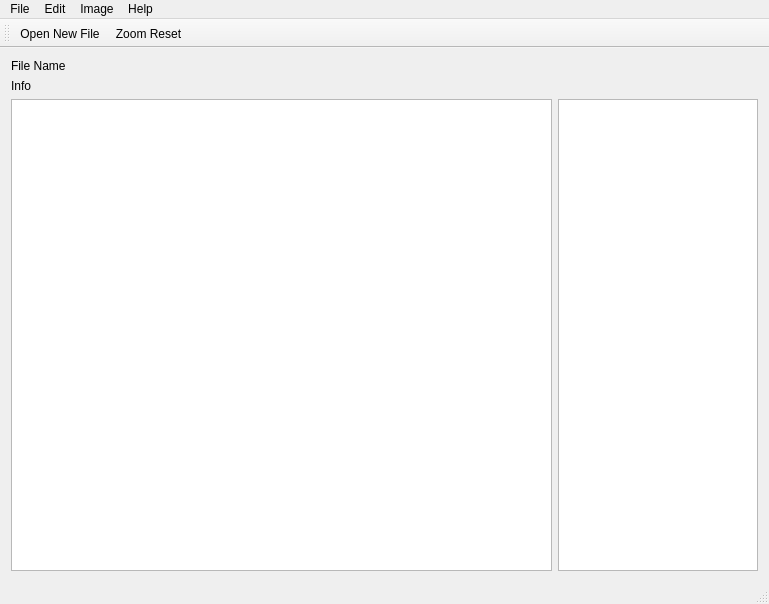
<?xml version="1.0" encoding="UTF-8"?>
<ui version="4.0">
 <class>MainWindow</class>
 <widget class="QMainWindow" name="MainWindow">
  <property name="geometry">
   <rect>
    <x>0</x>
    <y>0</y>
    <width>769</width>
    <height>604</height>
   </rect>
  </property>
  <property name="windowTitle">
   <string>MainWindow</string>
  </property>
  <widget class="QWidget" name="centralWidget">
   <layout class="QVBoxLayout" name="verticalLayout">
    <item>
     <widget class="QLabel" name="lblFileName">
      <property name="text">
       <string>File Name</string>
      </property>
     </widget>
    </item>
    <item>
     <widget class="QLabel" name="lblFileInfo">
      <property name="text">
       <string>Info</string>
      </property>
     </widget>
    </item>
    <item>
     <layout class="QHBoxLayout" name="horizontalLayout">
      <item>
       <widget class="CZoomGraphicsView" name="graphicsView"/>
      </item>
      <item>
       <widget class="QTextBrowser" name="textBrowser">
        <property name="sizePolicy">
         <sizepolicy hsizetype="Fixed" vsizetype="Expanding">
          <horstretch>0</horstretch>
          <verstretch>0</verstretch>
         </sizepolicy>
        </property>
        <property name="maximumSize">
         <size>
          <width>200</width>
          <height>16777215</height>
         </size>
        </property>
       </widget>
      </item>
     </layout>
    </item>
   </layout>
  </widget>
  <widget class="QMenuBar" name="menuBar">
   <property name="geometry">
    <rect>
     <x>0</x>
     <y>0</y>
     <width>769</width>
     <height>20</height>
    </rect>
   </property>
   <property name="autoFillBackground">
    <bool>false</bool>
   </property>
   <widget class="QMenu" name="menuFile">
    <property name="title">
     <string>File</string>
    </property>
    <addaction name="actionOpen_New_Image"/>
    <addaction name="separator"/>
    <addaction name="actionExit"/>
   </widget>
   <widget class="QMenu" name="menuEdit">
    <property name="title">
     <string>Edit</string>
    </property>
    <addaction name="actionCopy"/>
    <addaction name="actionCut"/>
    <addaction name="actionPaste"/>
   </widget>
   <widget class="QMenu" name="menuHelp">
    <property name="title">
     <string>Help</string>
    </property>
    <addaction name="actionAbout"/>
   </widget>
   <widget class="QMenu" name="menuImage">
    <property name="title">
     <string>Image</string>
    </property>
    <addaction name="actionZoom_Reset"/>
   </widget>
   <addaction name="menuFile"/>
   <addaction name="menuEdit"/>
   <addaction name="menuImage"/>
   <addaction name="menuHelp"/>
  </widget>
  <widget class="QToolBar" name="mainToolBar">
   <attribute name="toolBarArea">
    <enum>TopToolBarArea</enum>
   </attribute>
   <attribute name="toolBarBreak">
    <bool>false</bool>
   </attribute>
   <addaction name="actionOpen_New_Image"/>
   <addaction name="actionZoom_Reset"/>
  </widget>
  <widget class="QStatusBar" name="statusBar"/>
  <action name="actionOpen_New_Image">
   <property name="text">
    <string>Open New File</string>
   </property>
   <property name="toolTip">
    <string> Open New File</string>
   </property>
   <property name="shortcut">
    <string>Alt+O</string>
   </property>
  </action>
  <action name="actionExit">
   <property name="text">
    <string>Exit</string>
   </property>
  </action>
  <action name="actionCopy">
   <property name="text">
    <string>Copy</string>
   </property>
   <property name="shortcut">
    <string>Ctrl+C</string>
   </property>
  </action>
  <action name="actionCut">
   <property name="text">
    <string>Cut</string>
   </property>
   <property name="shortcut">
    <string>Ctrl+X</string>
   </property>
  </action>
  <action name="actionPaste">
   <property name="text">
    <string>Paste</string>
   </property>
   <property name="shortcut">
    <string>Ctrl+V</string>
   </property>
  </action>
  <action name="actionAbout">
   <property name="text">
    <string>About</string>
   </property>
  </action>
  <action name="actionZoom_Reset">
   <property name="text">
    <string>Zoom Reset</string>
   </property>
  </action>
 </widget>
 <layoutdefault spacing="6" margin="11"/>
 <customwidgets>
  <customwidget>
   <class>CZoomGraphicsView</class>
   <extends>QGraphicsView</extends>
   <header location="global">zoomgraphicsview.h</header>
  </customwidget>
 </customwidgets>
 <resources/>
 <connections/>
</ui>
